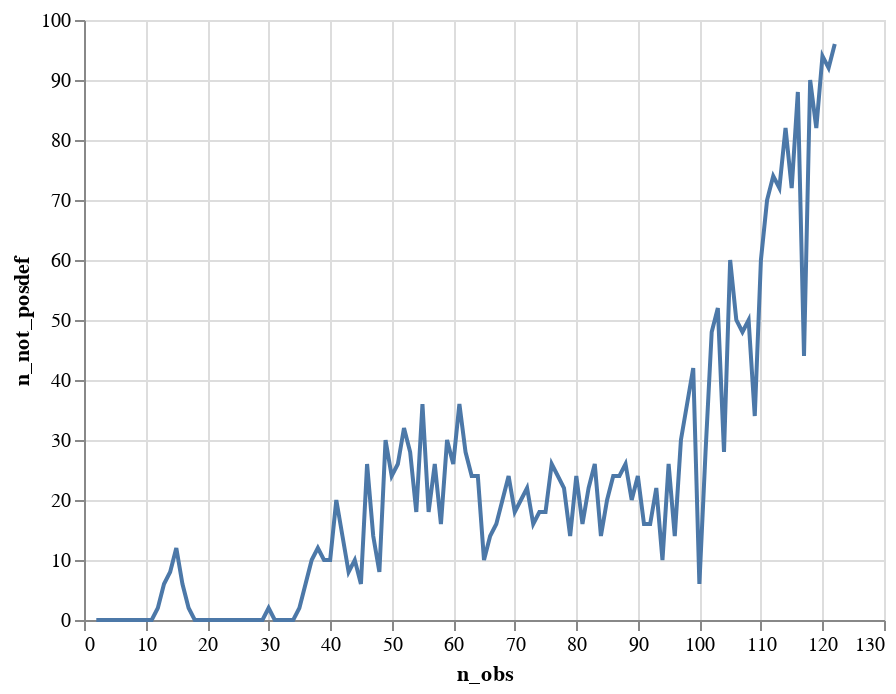

The code cell stored with this chart in its notebook:
### Code cell
alt.Chart(pd.DataFrame(total_warn, columns=["n_obs", "n_not_posdef"])).mark_line().encode(alt.X("n_obs"), alt.Y("n_not_posdef"))

### Figure 1 — Vega-Lite specification as saved in the notebook (floating-point values rounded to 4 significant figures)
{"config": {"view": {"continuousWidth": 400, "continuousHeight": 300}}, "data": {"name": "data-ab859ff3437ae727f5ee1710bb778d9b"}, "mark": "line", "encoding": {"x": {"field": "n_obs", "type": "quantitative"}, "y": {"field": "n_not_posdef", "type": "quantitative"}}, "$schema": "https://vega.github.io/schema/vega-lite/v4.17.0.json", "datasets": {"data-ab859ff3437ae727f5ee1710bb778d9b": [{"n_obs": 2, "n_not_posdef": 0}, {"n_obs": 3, "n_not_posdef": 0}, {"n_obs": 4, "n_not_posdef": 0}, {"n_obs": 5, "n_not_posdef": 0}, {"n_obs": 6, "n_not_posdef": 0}, {"n_obs": 7, "n_not_posdef": 0}, {"n_obs": 8, "n_not_posdef": 0}, {"n_obs": 9, "n_not_posdef": 0}, {"n_obs": 10, "n_not_posdef": 0}, {"n_obs": 11, "n_not_posdef": 0}, {"n_obs": 12, "n_not_posdef": 2}, {"n_obs": 13, "n_not_posdef": 6}, {"n_obs": 14, "n_not_posdef": 8}, {"n_obs": 15, "n_not_posdef": 12}, {"n_obs": 16, "n_not_posdef": 6}, {"n_obs": 17, "n_not_posdef": 2}, {"n_obs": 18, "n_not_posdef": 0}, {"n_obs": 19, "n_not_posdef": 0}, {"n_obs": 20, "n_not_posdef": 0}, {"n_obs": 21, "n_not_posdef": 0}, {"n_obs": 22, "n_not_posdef": 0}, {"n_obs": 23, "n_not_posdef": 0}, {"n_obs": 24, "n_not_posdef": 0}, {"n_obs": 25, "n_not_posdef": 0}, {"n_obs": 26, "n_not_posdef": 0}, {"n_obs": 27, "n_not_posdef": 0}, {"n_obs": 28, "n_not_posdef": 0}, {"n_obs": 29, "n_not_posdef": 0}, {"n_obs": 30, "n_not_posdef": 2}, {"n_obs": 31, "n_not_posdef": 0}, {"n_obs": 32, "n_not_posdef": 0}, {"n_obs": 33, "n_not_posdef": 0}, {"n_obs": 34, "n_not_posdef": 0}, {"n_obs": 35, "n_not_posdef": 2}, {"n_obs": 36, "n_not_posdef": 6}, {"n_obs": 37, "n_not_posdef": 10}, {"n_obs": 38, "n_not_posdef": 12}, {"n_obs": 39, "n_not_posdef": 10}, {"n_obs": 40, "n_not_posdef": 10}, {"n_obs": 41, "n_not_posdef": 20}, {"n_obs": 42, "n_not_posdef": 14}, {"n_obs": 43, "n_not_posdef": 8}, {"n_obs": 44, "n_not_posdef": 10}, {"n_obs": 45, "n_not_posdef": 6}, {"n_obs": 46, "n_not_posdef": 26}, {"n_obs": 47, "n_not_posdef": 14}, {"n_obs": 48, "n_not_posdef": 8}, {"n_obs": 49, "n_not_posdef": 30}, {"n_obs": 50, "n_not_posdef": 24}, {"n_obs": 51, "n_not_posdef": 26}, {"n_obs": 52, "n_not_posdef": 32}, {"n_obs": 53, "n_not_posdef": 28}, {"n_obs": 54, "n_not_posdef": 18}, {"n_obs": 55, "n_not_posdef": 36}, {"n_obs": 56, "n_not_posdef": 18}, {"n_obs": 57, "n_not_posdef": 26}, {"n_obs": 58, "n_not_posdef": 16}, {"n_obs": 59, "n_not_posdef": 30}, {"n_obs": 60, "n_not_posdef": 26}, {"n_obs": 61, "n_not_posdef": 36}, {"n_obs": 62, "n_not_posdef": 28}, {"n_obs": 63, "n_not_posdef": 24}, {"n_obs": 64, "n_not_posdef": 24}, {"n_obs": 65, "n_not_posdef": 10}, {"n_obs": 66, "n_not_posdef": 14}, {"n_obs": 67, "n_not_posdef": 16}, {"n_obs": 68, "n_not_posdef": 20}, {"n_obs": 69, "n_not_posdef": 24}, {"n_obs": 70, "n_not_posdef": 18}, {"n_obs": 71, "n_not_posdef": 20}, {"n_obs": 72, "n_not_posdef": 22}, {"n_obs": 73, "n_not_posdef": 16}, {"n_obs": 74, "n_not_posdef": 18}, {"n_obs": 75, "n_not_posdef": 18}, {"n_obs": 76, "n_not_posdef": 26}, {"n_obs": 77, "n_not_posdef": 24}, {"n_obs": 78, "n_not_posdef": 22}, {"n_obs": 79, "n_not_posdef": 14}, {"n_obs": 80, "n_not_posdef": 24}, {"n_obs": 81, "n_not_posdef": 16}, {"n_obs": 82, "n_not_posdef": 22}, {"n_obs": 83, "n_not_posdef": 26}, {"n_obs": 84, "n_not_posdef": 14}, {"n_obs": 85, "n_not_posdef": 20}, {"n_obs": 86, "n_not_posdef": 24}, {"n_obs": 87, "n_not_posdef": 24}, {"n_obs": 88, "n_not_posdef": 26}, {"n_obs": 89, "n_not_posdef": 20}, {"n_obs": 90, "n_not_posdef": 24}, {"n_obs": 91, "n_not_posdef": 16}, {"n_obs": 92, "n_not_posdef": 16}, {"n_obs": 93, "n_not_posdef": 22}, {"n_obs": 94, "n_not_posdef": 10}, {"n_obs": 95, "n_not_posdef": 26}, {"n_obs": 96, "n_not_posdef": 14}, {"n_obs": 97, "n_not_posdef": 30}, {"n_obs": 98, "n_not_posdef": 36}, {"n_obs": 99, "n_not_posdef": 42}, {"n_obs": 100, "n_not_posdef": 6}, {"n_obs": 101, "n_not_posdef": 28}, {"n_obs": 102, "n_not_posdef": 48}, {"n_obs": 103, "n_not_posdef": 52}, {"n_obs": 104, "n_not_posdef": 28}, {"n_obs": 105, "n_not_posdef": 60}, {"n_obs": 106, "n_not_posdef": 50}, {"n_obs": 107, "n_not_posdef": 48}, {"n_obs": 108, "n_not_posdef": 50}, {"n_obs": 109, "n_not_posdef": 34}, {"n_obs": 110, "n_not_posdef": 60}, {"n_obs": 111, "n_not_posdef": 70}, {"n_obs": 112, "n_not_posdef": 74}, {"n_obs": 113, "n_not_posdef": 72}, {"n_obs": 114, "n_not_posdef": 82}, {"n_obs": 115, "n_not_posdef": 72}, {"n_obs": 116, "n_not_posdef": 88}, {"n_obs": 117, "n_not_posdef": 44}, {"n_obs": 118, "n_not_posdef": 90}, {"n_obs": 119, "n_not_posdef": 82}, {"n_obs": 120, "n_not_posdef": 94}, {"n_obs": 121, "n_not_posdef": 92}, {"n_obs": 122, "n_not_posdef": 96}]}}
